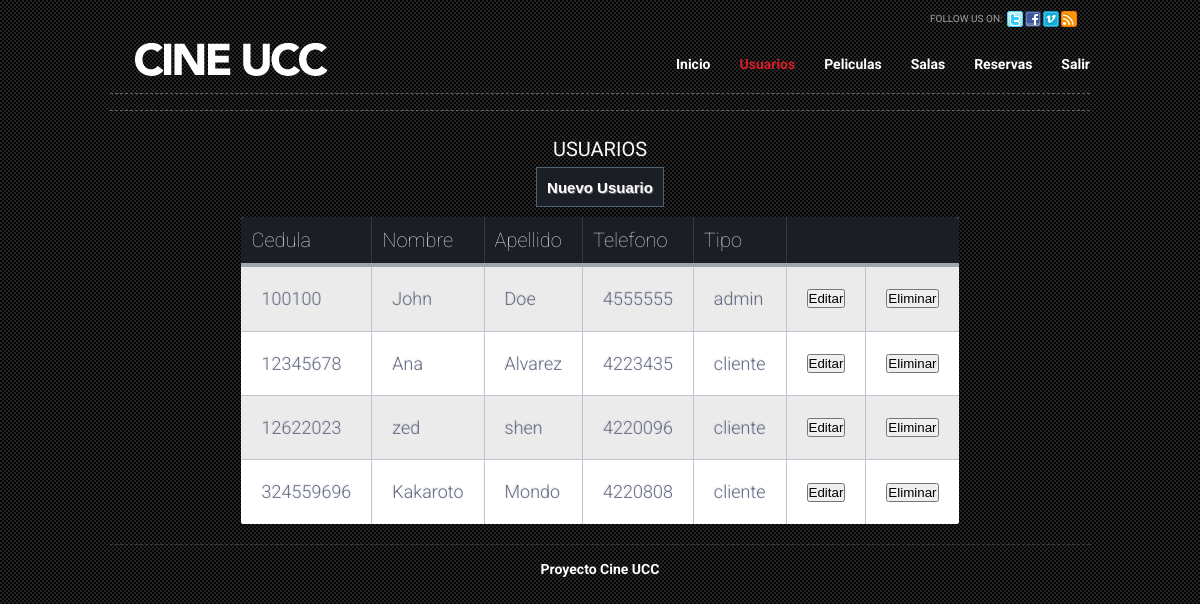
Screenshot of /usuarios.php (signed in) with the database file from the repository.
### tables this page shows
CREATE TABLE IF NOT EXISTS `usuario` (
  `cedula` int(11) NOT NULL,
  `nombre` varchar(45) NOT NULL,
  `apellido` varchar(45) NOT NULL,
  `telefono` varchar(45) NOT NULL,
  `password` varchar(20) NOT NULL,
  `tipo` varchar(45) NOT NULL DEFAULT 'cliente'
);

### tablaUsuarios.php (the view, shortened to what this page needs)
<?php
$link = conectar();
$sql = "SELECT * FROM usuario";
$query = mysql_query($sql, $link);
if (mysql_num_rows($query) != 0) {
    while ($line = mysql_fetch_array($query)) {
        echo '<tr>';
        echo "<td>" . $line['cedula'] . "</td>";
        echo "<td>" . $line['nombre'] . "</td>";
        echo "<td>" . $line['apellido'] . "</td>";
        echo "<td>" . $line['telefono'] . "</td>";
        echo "<td>" . $line['tipo'] . "</td>";
        echo "<td><a href='registro.php?cedula=" . $line["cedula"] . "'>
                    <button>Editar</button></a></td>";
        echo "<td ><a href='eliminarUsuario.php?cedula=" . $line["cedula"] . "'>
                   <button onclick='return confirm(\"Seguro que desea eliminar este Usuario?\")';' >
                   Eliminar</button></a></td>";
        echo "</tr>";
    }
} else {
    echo '<tr>';
    echo '<td colspan=5> No hay registros en la base de datos</td>';
    echo '</tr>';
}

### css/style.css (style rules this page uses)
* { margin: 0; padding: 0; outline:0; }
body { font-size: 12px; line-height: 1.3; font-family: Arial, Helvetica, Sans-Serif; color: #ccc; background: url('images/body-bg.gif'); }
a { color: #e7b038; text-decoration: underline; cursor:pointer; }

### css/table.css (style rules this page uses)
body { background-color: #3e94ec; font-family: "Roboto", helvetica, arial, sans-serif; font-size: 14px; font-weight: 400; text-rendering: optimizeLegibility; }
tr { border-top: 1px solid #C1C3D1; border-bottom-: 1px solid #C1C3D1; color:#666B85; font-size:16px; font-weight:normal; text-shadow: 0 1px 1px rgba(256, 256, 256, 0.1); }
tr:first-child { border-top:none; }
tr:last-child { border-bottom:none; }
tr:nth-child(odd) td { background:#EBEBEB; }
tr:last-child td:first-child { border-bottom-left-radius:3px; }
tr:last-child td:last-child { border-bottom-right-radius:3px; }
td { background:#FFFFFF; padding:20px; text-align:left; vertical-align:middle; font-weight:300; font-size:18px; text-shadow: -1px -1px 1px rgba(0, 0, 0, 0.1); border-right: 1px solid #C1C3D1; }
td:last-child { border-right: 0px; }

### rows the page displays
usuario: cedula "100100", nombre "John", apellido "Doe", telefono "4555555", tipo "admin"
usuario: cedula "12345678", nombre "Ana", apellido "Alvarez", telefono "4223435", tipo "cliente"
usuario: cedula "12622023", nombre "zed", apellido "shen", telefono "4220096", tipo "cliente"
usuario: cedula "324559696", nombre "Kakaroto", apellido "Mondo", telefono "4220808", tipo "cliente"
